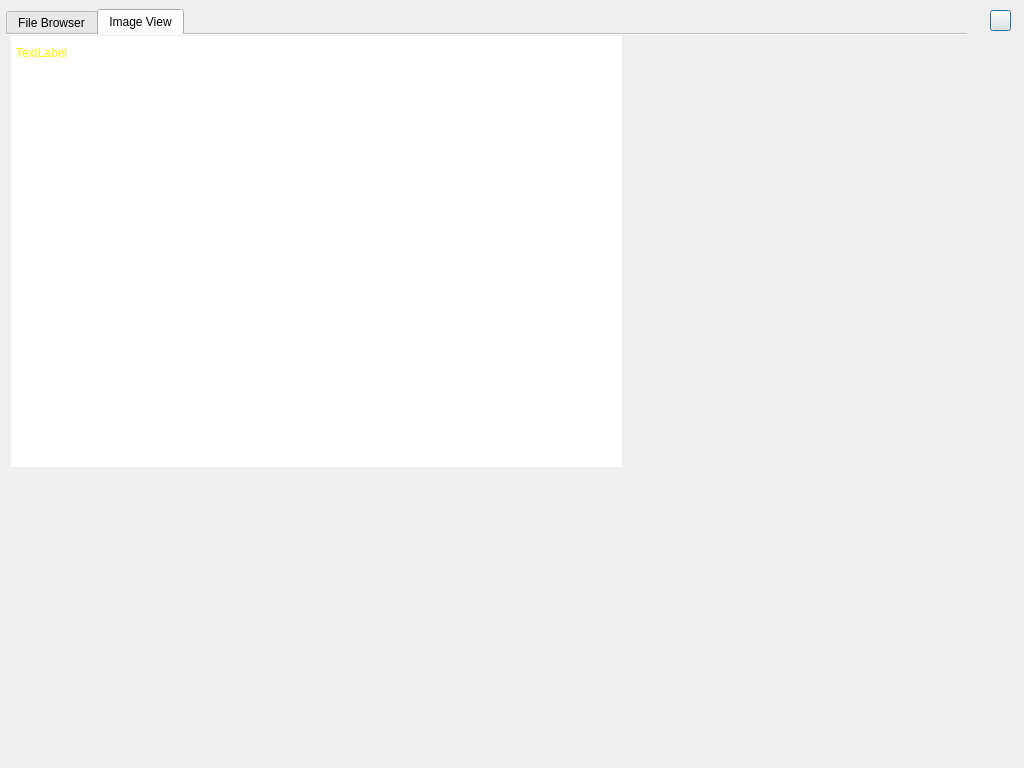
<?xml version="1.0" encoding="UTF-8"?>
<ui version="4.0">
 <class>Dialog</class>
 <widget class="QDialog" name="Dialog">
  <property name="geometry">
   <rect>
    <x>0</x>
    <y>0</y>
    <width>1024</width>
    <height>768</height>
   </rect>
  </property>
  <property name="windowTitle">
   <string>Dialog</string>
  </property>
  <widget class="QTabWidget" name="tabWidget">
   <property name="geometry">
    <rect>
     <x>6</x>
     <y>9</y>
     <width>961</width>
     <height>751</height>
    </rect>
   </property>
   <property name="currentIndex">
    <number>1</number>
   </property>
   <property name="documentMode">
    <bool>true</bool>
   </property>
   <widget class="QWidget" name="browser">
    <attribute name="title">
     <string>File Browser</string>
    </attribute>
    <widget class="QSplitter" name="splitter">
     <property name="geometry">
      <rect>
       <x>0</x>
       <y>10</y>
       <width>911</width>
       <height>691</height>
      </rect>
     </property>
     <property name="orientation">
      <enum>Qt::Horizontal</enum>
     </property>
     <property name="childrenCollapsible">
      <bool>false</bool>
     </property>
     <widget class="QTreeView" name="folderView"/>
     <widget class="QListWidget" name="fileView"/>
    </widget>
   </widget>
   <widget class="QWidget" name="imageTab">
    <attribute name="title">
     <string>Image View</string>
    </attribute>
    <widget class="QGraphicsView" name="imageView">
     <property name="geometry">
      <rect>
       <x>5</x>
       <y>1</y>
       <width>611</width>
       <height>431</height>
      </rect>
     </property>
     <property name="frameShape">
      <enum>QFrame::NoFrame</enum>
     </property>
     <property name="backgroundBrush">
      <brush brushstyle="SolidPattern">
       <color alpha="255">
        <red>0</red>
        <green>0</green>
        <blue>0</blue>
       </color>
      </brush>
     </property>
     <property name="foregroundBrush">
      <brush brushstyle="NoBrush">
       <color alpha="255">
        <red>0</red>
        <green>0</green>
        <blue>0</blue>
       </color>
      </brush>
     </property>
     <property name="dragMode">
      <enum>QGraphicsView::ScrollHandDrag</enum>
     </property>
     <property name="resizeAnchor">
      <enum>QGraphicsView::AnchorViewCenter</enum>
     </property>
     <property name="viewportUpdateMode">
      <enum>QGraphicsView::MinimalViewportUpdate</enum>
     </property>
    </widget>
    <widget class="QLabel" name="label">
     <property name="geometry">
      <rect>
       <x>10</x>
       <y>10</y>
       <width>51</width>
       <height>16</height>
      </rect>
     </property>
     <property name="palette">
      <palette>
       <active>
        <colorrole role="WindowText">
         <brush brushstyle="SolidPattern">
          <color alpha="255">
           <red>255</red>
           <green>255</green>
           <blue>0</blue>
          </color>
         </brush>
        </colorrole>
       </active>
       <inactive>
        <colorrole role="WindowText">
         <brush brushstyle="SolidPattern">
          <color alpha="255">
           <red>255</red>
           <green>255</green>
           <blue>0</blue>
          </color>
         </brush>
        </colorrole>
       </inactive>
       <disabled>
        <colorrole role="WindowText">
         <brush brushstyle="SolidPattern">
          <color alpha="255">
           <red>120</red>
           <green>120</green>
           <blue>120</blue>
          </color>
         </brush>
        </colorrole>
       </disabled>
      </palette>
     </property>
     <property name="text">
      <string>TextLabel</string>
     </property>
    </widget>
   </widget>
  </widget>
  <widget class="QPushButton" name="pushButton">
   <property name="geometry">
    <rect>
     <x>990</x>
     <y>10</y>
     <width>21</width>
     <height>21</height>
    </rect>
   </property>
   <property name="text">
    <string/>
   </property>
   <property name="icon">
    <iconset resource="../Icons/icons.qrc">
     <normaloff>:/Misc/closetab.png</normaloff>:/Misc/closetab.png</iconset>
   </property>
   <property name="flat">
    <bool>false</bool>
   </property>
  </widget>
 </widget>
 <resources>
  <include location="../Icons/icons.qrc"/>
 </resources>
 <connections/>
</ui>
